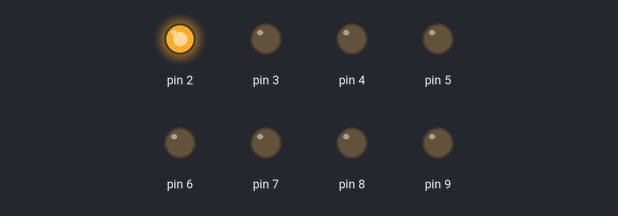
The sketch below on a simulated Arduino Uno, built with avr-gcc and run on an emulated ATmega328P. Parts: output pins drawn as LEDs (lit = HIGH).

Above: at 0.05 s.
At 0.65 s:
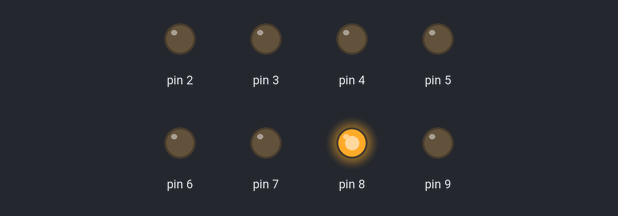
At 1.25 s:
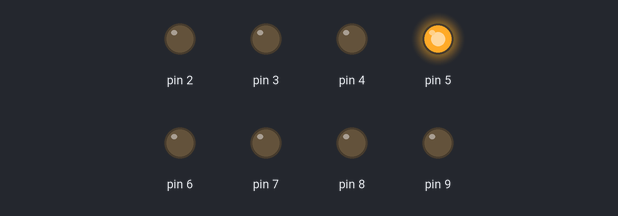
At 1.75 s:
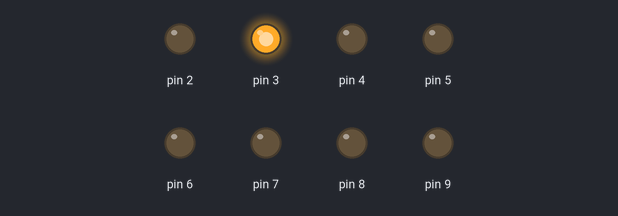
At 2.4 s:
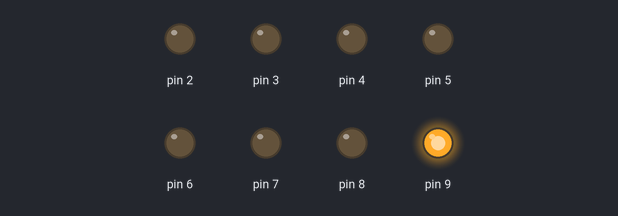
At 3.45 s:
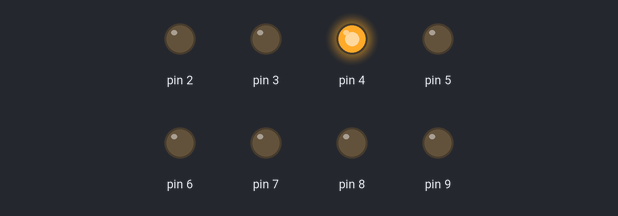
Timing chart, 0 to 3.8 s (numbered marks = the images above):
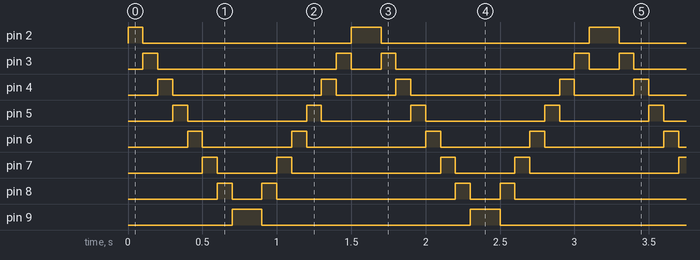

The sketch:

Opdracht_2.ino
```cpp
//intiele boolean set
bool set = false;

//Pin setup om outputs te defineren
void setup()
{

  pinMode(2, OUTPUT);
  pinMode(3, OUTPUT);
  pinMode(4, OUTPUT);
  pinMode(5, OUTPUT);
  pinMode(6, OUTPUT);
  pinMode(7, OUTPUT);
  pinMode(8, OUTPUT);
  pinMode(9, OUTPUT);
}

//loop op de lampjes 1 voor 1 aan te laten gaan
void loop()
{
  if(set == false){
	  //ledjes van links naar rechts aan te laten gaan 1 voor 1
  	for(int i = 2; i <= 9; i++){
    	digitalWrite(i, HIGH);
    	digitalWrite(i-1, LOW);
    	delay(100);
	  }
    set = true;
  }

  if(set == true){
	//hetzelfde als de vorige loop maar dan van rechts naar links
    for(int i = 9; i >= 2; i--){
    digitalWrite(i, HIGH);
    digitalWrite(i+1, LOW);
    delay(100);
  }
    set = false;
  }

}
```

Measured:
- by itself, pin 2: repeats every 1.6 s: LOW 1.4 s, HIGH 0.20 s
- by itself, pin 3: repeats every 1.6 s: LOW 1.2 s, HIGH 0.10 s, LOW 0.20 s, HIGH 0.10 s
- by itself, pin 4: repeats every 1.6 s: LOW 1.0 s, HIGH 0.10 s, LOW 0.40 s, HIGH 0.10 s
- by itself, pin 5: repeats every 1.6 s: LOW 0.80 s, HIGH 0.10 s, LOW 0.60 s, HIGH 0.10 s
- by itself, pin 6: repeats every 1.6 s: LOW 0.60 s, HIGH 0.10 s, LOW 0.80 s, HIGH 0.10 s
- by itself, pin 7: repeats every 1.6 s: LOW 0.40 s, HIGH 0.10 s, LOW 1.0 s, HIGH 0.10 s
- by itself, pin 8: repeats every 1.6 s: LOW 0.20 s, HIGH 0.10 s, LOW 1.2 s, HIGH 0.10 s
- by itself, pin 9: alternates HIGH for 0.20 s and LOW for 1.4 s
